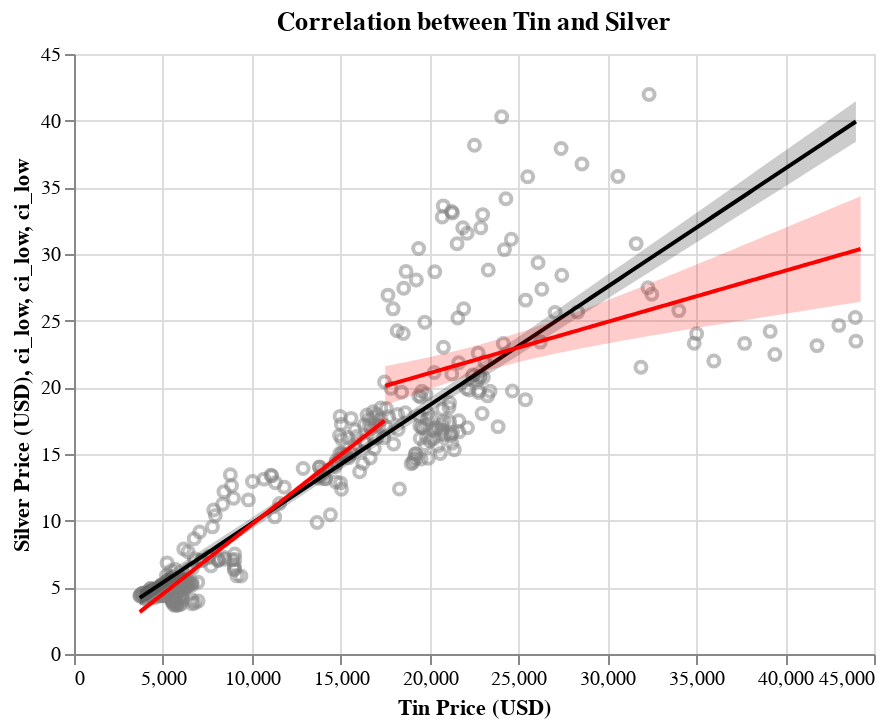

Write notebook code for a chart like this one.
### Markdown cell above
**Gold**

Silver has an interesting price relationship to gold. There are two lines plotted: a standard linear regression (black) and a split regression with bifurcated data when gold exceeds $1300. The split relationship brings out an interesting point in this relationship. There is a very narrow confidence interval up to a gold price of $1300. However, once the threshold is surpassed, the confidence interval widens significantly, and the slope levels off somewhat. This phenomenon is worth further investigation before modeling an accurate prediction from this relationship.

### Code cell
tin_comp_chart

### Figure 1 — Vega-Lite specification as saved in the notebook (floating-point values rounded to 4 significant figures; data arrays with more than 128 entries replaced by an {"elided": "..."} marker saying what was removed)
{"config": {"view": {"continuousWidth": 400, "continuousHeight": 300}}, "layer": [{"data": {"name": "data-2b93f7c314d99252cf6aa61acd5f3322"}, "mark": {"type": "point", "color": "grey", "opacity": 0.5}, "encoding": {"x": {"field": "Tin", "scale": {"zero": false}, "title": "Tin Price (USD)", "type": "quantitative"}, "y": {"field": "Silver", "scale": {"zero": false}, "title": "Silver Price (USD)", "type": "quantitative"}}, "title": "Correlation between Tin and Silver"}, {"layer": [{"mark": {"type": "errorband", "color": "black", "opacity": 0.2}, "encoding": {"x": {"field": "Tin", "type": "quantitative"}, "y": {"field": "ci_low", "type": "quantitative"}, "y2": {"field": "ci_high"}}}, {"mark": {"type": "line", "color": "black"}, "encoding": {"x": {"field": "Tin", "type": "quantitative"}, "y": {"field": "Silver", "type": "quantitative"}}}], "data": {"name": "data-481c4c32b344d85592cf289d80092d28"}}, {"layer": [{"mark": {"type": "errorband", "color": "red", "opacity": 0.2}, "encoding": {"x": {"field": "Tin", "type": "quantitative"}, "y": {"field": "ci_low", "type": "quantitative"}, "y2": {"field": "ci_high"}}}, {"mark": {"type": "line", "color": "red"}, "encoding": {"x": {"field": "Tin", "type": "quantitative"}, "y": {"field": "Silver", "type": "quantitative"}}}], "data": {"name": "data-c2784fc90025fd7168217397766f5551"}}, {"layer": [{"mark": {"type": "errorband", "color": "red", "opacity": 0.2}, "encoding": {"x": {"field": "Tin", "type": "quantitative"}, "y": {"field": "ci_low", "type": "quantitative"}, "y2": {"field": "ci_high"}}}, {"mark": {"type": "line", "color": "red"}, "encoding": {"x": {"field": "Tin", "type": "quantitative"}, "y": {"field": "Silver", "type": "quantitative"}}}], "data": {"name": "data-9c1c310ea7539ecc3479f4dda8dff435"}}], "$schema": "https://vega.github.io/schema/vega-lite/v4.17.0.json", "datasets": {"data-2b93f7c314d99252cf6aa61acd5f3322": {"elided": "396 records"}, "data-481c4c32b344d85592cf289d80092d28": [{"Tin": 3698.0, "Silver": 4.204, "ci_low": 3.6, "ci_high": 4.808}, {"Tin": 4101.0, "Silver": 4.561, "ci_low": 3.971, "ci_high": 5.152}, {"Tin": 4504.0, "Silver": 4.919, "ci_low": 4.342, "ci_high": 5.495}, {"Tin": 4907.0, "Silver": 5.276, "ci_low": 4.712, "ci_high": 5.839}, {"Tin": 5310.0, "Silver": 5.633, "ci_low": 5.083, "ci_high": 6.184}, {"Tin": 5713.0, "Silver": 5.991, "ci_low": 5.453, "ci_high": 6.528}, {"Tin": 6115.0, "Silver": 6.348, "ci_low": 5.822, "ci_high": 6.874}, {"Tin": 6518.0, "Silver": 6.705, "ci_low": 6.192, "ci_high": 7.219}, {"Tin": 6921.0, "Silver": 7.063, "ci_low": 6.56, "ci_high": 7.565}, {"Tin": 7324.0, "Silver": 7.42, "ci_low": 6.928, "ci_high": 7.912}, {"Tin": 7727.0, "Silver": 7.777, "ci_low": 7.296, "ci_high": 8.258}, {"Tin": 8130.0, "Silver": 8.135, "ci_low": 7.663, "ci_high": 8.606}, {"Tin": 8533.0, "Silver": 8.492, "ci_low": 8.03, "ci_high": 8.954}, {"Tin": 8935.0, "Silver": 8.849, "ci_low": 8.396, "ci_high": 9.303}, {"Tin": 9338.0, "Silver": 9.207, "ci_low": 8.761, "ci_high": 9.652}, {"Tin": 9741.0, "Silver": 9.564, "ci_low": 9.126, "ci_high": 10.0}, {"Tin": 10140.0, "Silver": 9.921, "ci_low": 9.49, "ci_high": 10.35}, {"Tin": 10550.0, "Silver": 10.28, "ci_low": 9.853, "ci_high": 10.7}, {"Tin": 10950.0, "Silver": 10.64, "ci_low": 10.22, "ci_high": 11.06}, {"Tin": 11350.0, "Silver": 10.99, "ci_low": 10.58, "ci_high": 11.41}, {"Tin": 11760.0, "Silver": 11.35, "ci_low": 10.94, "ci_high": 11.76}, {"Tin": 12160.0, "Silver": 11.71, "ci_low": 11.3, "ci_high": 12.12}, {"Tin": 12560.0, "Silver": 12.07, "ci_low": 11.66, "ci_high": 12.47}, {"Tin": 12960.0, "Silver": 12.42, "ci_low": 12.01, "ci_high": 12.83}, {"Tin": 13370.0, "Silver": 12.78, "ci_low": 12.37, "ci_high": 13.19}, {"Tin": 13770.0, "Silver": 13.14, "ci_low": 12.73, "ci_high": 13.55}, {"Tin": 14170.0, "Silver": 13.49, "ci_low": 13.08, "ci_high": 13.91}, {"Tin": 14580.0, "Silver": 13.85, "ci_low": 13.44, "ci_high": 14.27}, {"Tin": 14980.0, "Silver": 14.21, "ci_low": 13.79, "ci_high": 14.63}, {"Tin": 15380.0, "Silver": 14.57, "ci_low": 14.15, "ci_high": 14.99}, {"Tin": 15780.0, "Silver": 14.92, "ci_low": 14.5, "ci_high": 15.35}, {"Tin": 16190.0, "Silver": 15.28, "ci_low": 14.85, "ci_high": 15.71}, {"Tin": 16590.0, "Silver": 15.64, "ci_low": 15.2, "ci_high": 16.08}, {"Tin": 16990.0, "Silver": 16.0, "ci_low": 15.55, "ci_high": 16.44}, {"Tin": 17400.0, "Silver": 16.35, "ci_low": 15.9, "ci_high": 16.81}, {"Tin": 17800.0, "Silver": 16.71, "ci_low": 16.25, "ci_high": 17.18}, {"Tin": 18200.0, "Silver": 17.07, "ci_low": 16.59, "ci_high": 17.54}, {"Tin": 18600.0, "Silver": 17.43, "ci_low": 16.94, "ci_high": 17.91}, {"Tin": 19010.0, "Silver": 17.78, "ci_low": 17.29, "ci_high": 18.28}, {"Tin": 19410.0, "Silver": 18.14, "ci_low": 17.64, "ci_high": 18.65}, {"Tin": 19810.0, "Silver": 18.5, "ci_low": 17.98, "ci_high": 19.01}, {"Tin": 20220.0, "Silver": 18.85, "ci_low": 18.33, "ci_high": 19.38}, {"Tin": 20620.0, "Silver": 19.21, "ci_low": 18.67, "ci_high": 19.75}, {"Tin": 21020.0, "Silver": 19.57, "ci_low": 19.02, "ci_high": 20.12}, {"Tin": 21420.0, "Silver": 19.93, "ci_low": 19.36, "ci_high": 20.49}, {"Tin": 21830.0, "Silver": 20.28, "ci_low": 19.7, "ci_high": 20.86}, {"Tin": 22230.0, "Silver": 20.64, "ci_low": 20.05, "ci_high": 21.24}, {"Tin": 22630.0, "Silver": 21.0, "ci_low": 20.39, "ci_high": 21.61}, {"Tin": 23040.0, "Silver": 21.36, "ci_low": 20.73, "ci_high": 21.98}, {"Tin": 23440.0, "Silver": 21.71, "ci_low": 21.08, "ci_high": 22.35}, {"Tin": 23840.0, "Silver": 22.07, "ci_low": 21.42, "ci_high": 22.72}, {"Tin": 24240.0, "Silver": 22.43, "ci_low": 21.76, "ci_high": 23.09}, {"Tin": 24650.0, "Silver": 22.79, "ci_low": 22.1, "ci_high": 23.47}, {"Tin": 25050.0, "Silver": 23.14, "ci_low": 22.45, "ci_high": 23.84}, {"Tin": 25450.0, "Silver": 23.5, "ci_low": 22.79, "ci_high": 24.21}, {"Tin": 25860.0, "Silver": 23.86, "ci_low": 23.13, "ci_high": 24.59}, {"Tin": 26260.0, "Silver": 24.21, "ci_low": 23.47, "ci_high": 24.96}, {"Tin": 26660.0, "Silver": 24.57, "ci_low": 23.81, "ci_high": 25.33}, {"Tin": 27060.0, "Silver": 24.93, "ci_low": 24.15, "ci_high": 25.71}, {"Tin": 27470.0, "Silver": 25.29, "ci_low": 24.49, "ci_high": 26.08}, {"Tin": 27870.0, "Silver": 25.64, "ci_low": 24.84, "ci_high": 26.45}, {"Tin": 28270.0, "Silver": 26.0, "ci_low": 25.18, "ci_high": 26.83}, {"Tin": 28680.0, "Silver": 26.36, "ci_low": 25.52, "ci_high": 27.2}, {"Tin": 29080.0, "Silver": 26.72, "ci_low": 25.86, "ci_high": 27.58}, {"Tin": 29480.0, "Silver": 27.07, "ci_low": 26.2, "ci_high": 27.95}, {"Tin": 29880.0, "Silver": 27.43, "ci_low": 26.54, "ci_high": 28.32}, {"Tin": 30290.0, "Silver": 27.79, "ci_low": 26.88, "ci_high": 28.7}, {"Tin": 30690.0, "Silver": 28.15, "ci_low": 27.22, "ci_high": 29.07}, {"Tin": 31090.0, "Silver": 28.5, "ci_low": 27.56, "ci_high": 29.45}, {"Tin": 31500.0, "Silver": 28.86, "ci_low": 27.9, "ci_high": 29.82}, {"Tin": 31900.0, "Silver": 29.22, "ci_low": 28.24, "ci_high": 30.2}, {"Tin": 32300.0, "Silver": 29.58, "ci_low": 28.58, "ci_high": 30.57}, {"Tin": 32700.0, "Silver": 29.93, "ci_low": 28.92, "ci_high": 30.95}, {"Tin": 33110.0, "Silver": 30.29, "ci_low": 29.26, "ci_high": 31.32}, {"Tin": 33510.0, "Silver": 30.65, "ci_low": 29.6, "ci_high": 31.7}, {"Tin": 33910.0, "Silver": 31.0, "ci_low": 29.94, "ci_high": 32.07}, {"Tin": 34310.0, "Silver": 31.36, "ci_low": 30.28, "ci_high": 32.45}, {"Tin": 34720.0, "Silver": 31.72, "ci_low": 30.62, "ci_high": 32.82}, {"Tin": 35120.0, "Silver": 32.08, "ci_low": 30.96, "ci_high": 33.2}, {"Tin": 35520.0, "Silver": 32.43, "ci_low": 31.3, "ci_high": 33.57}, {"Tin": 35930.0, "Silver": 32.79, "ci_low": 31.64, "ci_high": 33.95}, {"Tin": 36330.0, "Silver": 33.15, "ci_low": 31.98, "ci_high": 34.32}, {"Tin": 36730.0, "Silver": 33.51, "ci_low": 32.32, "ci_high": 34.7}, {"Tin": 37130.0, "Silver": 33.86, "ci_low": 32.66, "ci_high": 35.07}, {"Tin": 37540.0, "Silver": 34.22, "ci_low": 32.99, "ci_high": 35.45}, {"Tin": 37940.0, "Silver": 34.58, "ci_low": 33.33, "ci_high": 35.82}, {"Tin": 38340.0, "Silver": 34.94, "ci_low": 33.67, "ci_high": 36.2}, {"Tin": 38750.0, "Silver": 35.29, "ci_low": 34.01, "ci_high": 36.57}, {"Tin": 39150.0, "Silver": 35.65, "ci_low": 34.35, "ci_high": 36.95}, {"Tin": 39550.0, "Silver": 36.01, "ci_low": 34.69, "ci_high": 37.32}, {"Tin": 39950.0, "Silver": 36.36, "ci_low": 35.03, "ci_high": 37.7}, {"Tin": 40360.0, "Silver": 36.72, "ci_low": 35.37, "ci_high": 38.07}, {"Tin": 40760.0, "Silver": 37.08, "ci_low": 35.71, "ci_high": 38.45}, {"Tin": 41160.0, "Silver": 37.44, "ci_low": 36.05, "ci_high": 38.83}, {"Tin": 41570.0, "Silver": 37.79, "ci_low": 36.39, "ci_high": 39.2}, {"Tin": 41970.0, "Silver": 38.15, "ci_low": 36.73, "ci_high": 39.58}, {"Tin": 42370.0, "Silver": 38.51, "ci_low": 37.06, "ci_high": 39.95}, {"Tin": 42770.0, "Silver": 38.87, "ci_low": 37.4, "ci_high": 40.33}, {"Tin": 43180.0, "Silver": 39.22, "ci_low": 37.74, "ci_high": 40.7}, {"Tin": 43580.0, "Silver": 39.58, "ci_low": 38.08, "ci_high": 41.08}, {"Tin": 43980.0, "Silver": 39.94, "ci_low": 38.42, "ci_high": 41.46}], "data-c2784fc90025fd7168217397766f5551": [{"Tin": 17510.0, "Silver": 20.11, "ci_low": 18.63, "ci_high": 21.59}, {"Tin": 17770.0, "Silver": 20.21, "ci_low": 18.76, "ci_high": 21.66}, {"Tin": 18040.0, "Silver": 20.31, "ci_low": 18.9, "ci_high": 21.73}, {"Tin": 18300.0, "Silver": 20.42, "ci_low": 19.03, "ci_high": 21.8}, {"Tin": 18570.0, "Silver": 20.52, "ci_low": 19.16, "ci_high": 21.87}, {"Tin": 18830.0, "Silver": 20.62, "ci_low": 19.3, "ci_high": 21.94}, {"Tin": 19100.0, "Silver": 20.72, "ci_low": 19.43, "ci_high": 22.01}, {"Tin": 19360.0, "Silver": 20.82, "ci_low": 19.56, "ci_high": 22.09}, {"Tin": 19630.0, "Silver": 20.92, "ci_low": 19.68, "ci_high": 22.16}, {"Tin": 19890.0, "Silver": 21.03, "ci_low": 19.81, "ci_high": 22.24}, {"Tin": 20160.0, "Silver": 21.13, "ci_low": 19.93, "ci_high": 22.32}, {"Tin": 20420.0, "Silver": 21.23, "ci_low": 20.06, "ci_high": 22.4}, {"Tin": 20690.0, "Silver": 21.33, "ci_low": 20.18, "ci_high": 22.48}, {"Tin": 20950.0, "Silver": 21.43, "ci_low": 20.3, "ci_high": 22.56}, {"Tin": 21220.0, "Silver": 21.53, "ci_low": 20.42, "ci_high": 22.65}, {"Tin": 21480.0, "Silver": 21.64, "ci_low": 20.53, "ci_high": 22.74}, {"Tin": 21750.0, "Silver": 21.74, "ci_low": 20.65, "ci_high": 22.82}, {"Tin": 22010.0, "Silver": 21.84, "ci_low": 20.76, "ci_high": 22.91}, {"Tin": 22270.0, "Silver": 21.94, "ci_low": 20.87, "ci_high": 23.01}, {"Tin": 22540.0, "Silver": 22.04, "ci_low": 20.98, "ci_high": 23.1}, {"Tin": 22800.0, "Silver": 22.14, "ci_low": 21.09, "ci_high": 23.2}, {"Tin": 23070.0, "Silver": 22.24, "ci_low": 21.19, "ci_high": 23.3}, {"Tin": 23330.0, "Silver": 22.35, "ci_low": 21.29, "ci_high": 23.4}, {"Tin": 23600.0, "Silver": 22.45, "ci_low": 21.39, "ci_high": 23.5}, {"Tin": 23860.0, "Silver": 22.55, "ci_low": 21.49, "ci_high": 23.61}, {"Tin": 24130.0, "Silver": 22.65, "ci_low": 21.59, "ci_high": 23.72}, {"Tin": 24390.0, "Silver": 22.75, "ci_low": 21.68, "ci_high": 23.83}, {"Tin": 24660.0, "Silver": 22.85, "ci_low": 21.77, "ci_high": 23.94}, {"Tin": 24920.0, "Silver": 22.96, "ci_low": 21.86, "ci_high": 24.05}, {"Tin": 25190.0, "Silver": 23.06, "ci_low": 21.95, "ci_high": 24.17}, {"Tin": 25450.0, "Silver": 23.16, "ci_low": 22.03, "ci_high": 24.29}, {"Tin": 25720.0, "Silver": 23.26, "ci_low": 22.12, "ci_high": 24.41}, {"Tin": 25980.0, "Silver": 23.36, "ci_low": 22.2, "ci_high": 24.53}, {"Tin": 26250.0, "Silver": 23.46, "ci_low": 22.28, "ci_high": 24.65}, {"Tin": 26510.0, "Silver": 23.57, "ci_low": 22.36, "ci_high": 24.77}, {"Tin": 26780.0, "Silver": 23.67, "ci_low": 22.43, "ci_high": 24.9}, {"Tin": 27040.0, "Silver": 23.77, "ci_low": 22.51, "ci_high": 25.03}, {"Tin": 27300.0, "Silver": 23.87, "ci_low": 22.59, "ci_high": 25.16}, {"Tin": 27570.0, "Silver": 23.97, "ci_low": 22.66, "ci_high": 25.29}, {"Tin": 27830.0, "Silver": 24.07, "ci_low": 22.73, "ci_high": 25.42}, {"Tin": 28100.0, "Silver": 24.18, "ci_low": 22.8, "ci_high": 25.55}, {"Tin": 28360.0, "Silver": 24.28, "ci_low": 22.87, "ci_high": 25.68}, {"Tin": 28630.0, "Silver": 24.38, "ci_low": 22.94, "ci_high": 25.82}, {"Tin": 28890.0, "Silver": 24.48, "ci_low": 23.01, "ci_high": 25.95}, {"Tin": 29160.0, "Silver": 24.58, "ci_low": 23.08, "ci_high": 26.09}, {"Tin": 29420.0, "Silver": 24.68, "ci_low": 23.14, "ci_high": 26.22}, {"Tin": 29690.0, "Silver": 24.79, "ci_low": 23.21, "ci_high": 26.36}, {"Tin": 29950.0, "Silver": 24.89, "ci_low": 23.28, "ci_high": 26.5}, {"Tin": 30220.0, "Silver": 24.99, "ci_low": 23.34, "ci_high": 26.64}, {"Tin": 30480.0, "Silver": 25.09, "ci_low": 23.41, "ci_high": 26.77}, {"Tin": 30750.0, "Silver": 25.19, "ci_low": 23.47, "ci_high": 26.91}, {"Tin": 31010.0, "Silver": 25.29, "ci_low": 23.53, "ci_high": 27.05}, {"Tin": 31280.0, "Silver": 25.39, "ci_low": 23.6, "ci_high": 27.19}, {"Tin": 31540.0, "Silver": 25.5, "ci_low": 23.66, "ci_high": 27.33}, {"Tin": 31810.0, "Silver": 25.6, "ci_low": 23.72, "ci_high": 27.48}, {"Tin": 32070.0, "Silver": 25.7, "ci_low": 23.78, "ci_high": 27.62}, {"Tin": 32330.0, "Silver": 25.8, "ci_low": 23.84, "ci_high": 27.76}, {"Tin": 32600.0, "Silver": 25.9, "ci_low": 23.9, "ci_high": 27.9}, {"Tin": 32860.0, "Silver": 26.0, "ci_low": 23.96, "ci_high": 28.04}, {"Tin": 33130.0, "Silver": 26.11, "ci_low": 24.02, "ci_high": 28.19}, {"Tin": 33390.0, "Silver": 26.21, "ci_low": 24.08, "ci_high": 28.33}, {"Tin": 33660.0, "Silver": 26.31, "ci_low": 24.14, "ci_high": 28.47}, {"Tin": 33920.0, "Silver": 26.41, "ci_low": 24.2, "ci_high": 28.62}, {"Tin": 34190.0, "Silver": 26.51, "ci_low": 24.26, "ci_high": 28.76}, {"Tin": 34450.0, "Silver": 26.61, "ci_low": 24.32, "ci_high": 28.91}, {"Tin": 34720.0, "Silver": 26.72, "ci_low": 24.38, "ci_high": 29.05}, {"Tin": 34980.0, "Silver": 26.82, "ci_low": 24.44, "ci_high": 29.2}, {"Tin": 35250.0, "Silver": 26.92, "ci_low": 24.5, "ci_high": 29.34}, {"Tin": 35510.0, "Silver": 27.02, "ci_low": 24.56, "ci_high": 29.49}, {"Tin": 35780.0, "Silver": 27.12, "ci_low": 24.61, "ci_high": 29.63}, {"Tin": 36040.0, "Silver": 27.22, "ci_low": 24.67, "ci_high": 29.78}, {"Tin": 36310.0, "Silver": 27.33, "ci_low": 24.73, "ci_high": 29.92}, {"Tin": 36570.0, "Silver": 27.43, "ci_low": 24.79, "ci_high": 30.07}, {"Tin": 36840.0, "Silver": 27.53, "ci_low": 24.84, "ci_high": 30.21}, {"Tin": 37100.0, "Silver": 27.63, "ci_low": 24.9, "ci_high": 30.36}, {"Tin": 37360.0, "Silver": 27.73, "ci_low": 24.96, "ci_high": 30.51}, {"Tin": 37630.0, "Silver": 27.83, "ci_low": 25.02, "ci_high": 30.65}, {"Tin": 37890.0, "Silver": 27.94, "ci_low": 25.07, "ci_high": 30.8}, {"Tin": 38160.0, "Silver": 28.04, "ci_low": 25.13, "ci_high": 30.94}, {"Tin": 38420.0, "Silver": 28.14, "ci_low": 25.19, "ci_high": 31.09}, {"Tin": 38690.0, "Silver": 28.24, "ci_low": 25.24, "ci_high": 31.24}, {"Tin": 38950.0, "Silver": 28.34, "ci_low": 25.3, "ci_high": 31.38}, {"Tin": 39220.0, "Silver": 28.44, "ci_low": 25.36, "ci_high": 31.53}, {"Tin": 39480.0, "Silver": 28.54, "ci_low": 25.41, "ci_high": 31.68}, {"Tin": 39750.0, "Silver": 28.65, "ci_low": 25.47, "ci_high": 31.82}, {"Tin": 40010.0, "Silver": 28.75, "ci_low": 25.52, "ci_high": 31.97}, {"Tin": 40280.0, "Silver": 28.85, "ci_low": 25.58, "ci_high": 32.12}, {"Tin": 40540.0, "Silver": 28.95, "ci_low": 25.64, "ci_high": 32.27}, {"Tin": 40810.0, "Silver": 29.05, "ci_low": 25.69, "ci_high": 32.41}, {"Tin": 41070.0, "Silver": 29.15, "ci_low": 25.75, "ci_high": 32.56}, {"Tin": 41340.0, "Silver": 29.26, "ci_low": 25.8, "ci_high": 32.71}, {"Tin": 41600.0, "Silver": 29.36, "ci_low": 25.86, "ci_high": 32.86}, {"Tin": 41870.0, "Silver": 29.46, "ci_low": 25.92, "ci_high": 33.0}, {"Tin": 42130.0, "Silver": 29.56, "ci_low": 25.97, "ci_high": 33.15}, {"Tin": 42390.0, "Silver": 29.66, "ci_low": 26.03, "ci_high": 33.3}, {"Tin": 42660.0, "Silver": 29.76, "ci_low": 26.08, "ci_high": 33.45}, {"Tin": 42920.0, "Silver": 29.87, "ci_low": 26.14, "ci_high": 33.59}, {"Tin": 43190.0, "Silver": 29.97, "ci_low": 26.19, "ci_high": 33.74}, {"Tin": 43450.0, "Silver": 30.07, "ci_low": 26.25, "ci_high": 33.89}, {"Tin": 43720.0, "Silver": 30.17, "ci_low": 26.3, "ci_high": 34.04}, {"Tin": 43980.0, "Silver": 30.27, "ci_low": 26.36, "ci_high": 34.19}, {"Tin": 44250.0, "Silver": 30.37, "ci_low": 26.41, "ci_high": 34.33}], "data-9c1c310ea7539ecc3479f4dda8dff435": [{"Tin": 3698.0, "Silver": 3.148, "ci_low": 2.921, "ci_high": 3.375}, {"Tin": 3836.0, "Silver": 3.292, "ci_low": 3.068, "ci_high": 3.515}, {"Tin": 3974.0, "Silver": 3.435, "ci_low": 3.216, "ci_high": 3.654}, {"Tin": 4112.0, "Silver": 3.579, "ci_low": 3.363, "ci_high": 3.794}, {"Tin": 4249.0, "Silver": 3.722, "ci_low": 3.51, "ci_high": 3.934}, {"Tin": 4387.0, "Silver": 3.866, "ci_low": 3.657, "ci_high": 4.074}, {"Tin": 4525.0, "Silver": 4.009, "ci_low": 3.804, "ci_high": 4.214}, {"Tin": 4662.0, "Silver": 4.153, "ci_low": 3.951, "ci_high": 4.354}, {"Tin": 4800.0, "Silver": 4.296, "ci_low": 4.098, "ci_high": 4.495}, {"Tin": 4938.0, "Silver": 4.44, "ci_low": 4.244, "ci_high": 4.635}, {"Tin": 5076.0, "Silver": 4.583, "ci_low": 4.391, "ci_high": 4.775}, {"Tin": 5213.0, "Silver": 4.727, "ci_low": 4.538, "ci_high": 4.916}, {"Tin": 5351.0, "Silver": 4.87, "ci_low": 4.684, "ci_high": 5.056}, {"Tin": 5489.0, "Silver": 5.014, "ci_low": 4.83, "ci_high": 5.197}, {"Tin": 5626.0, "Silver": 5.157, "ci_low": 4.977, "ci_high": 5.338}, {"Tin": 5764.0, "Silver": 5.301, "ci_low": 5.123, "ci_high": 5.479}, {"Tin": 5902.0, "Silver": 5.444, "ci_low": 5.269, "ci_high": 5.62}, {"Tin": 6040.0, "Silver": 5.588, "ci_low": 5.414, "ci_high": 5.761}, {"Tin": 6177.0, "Silver": 5.731, "ci_low": 5.56, "ci_high": 5.902}, {"Tin": 6315.0, "Silver": 5.875, "ci_low": 5.706, "ci_high": 6.044}, {"Tin": 6453.0, "Silver": 6.018, "ci_low": 5.851, "ci_high": 6.185}, {"Tin": 6590.0, "Silver": 6.162, "ci_low": 5.997, "ci_high": 6.327}, {"Tin": 6728.0, "Silver": 6.305, "ci_low": 6.142, "ci_high": 6.469}, {"Tin": 6866.0, "Silver": 6.449, "ci_low": 6.287, "ci_high": 6.611}, {"Tin": 7004.0, "Silver": 6.592, "ci_low": 6.432, "ci_high": 6.753}, {"Tin": 7141.0, "Silver": 6.736, "ci_low": 6.576, "ci_high": 6.896}, {"Tin": 7279.0, "Silver": 6.879, "ci_low": 6.721, "ci_high": 7.038}, {"Tin": 7417.0, "Silver": 7.023, "ci_low": 6.865, "ci_high": 7.181}, {"Tin": 7554.0, "Silver": 7.166, "ci_low": 7.009, "ci_high": 7.324}, {"Tin": 7692.0, "Silver": 7.31, "ci_low": 7.153, "ci_high": 7.467}, {"Tin": 7830.0, "Silver": 7.454, "ci_low": 7.297, "ci_high": 7.61}, {"Tin": 7968.0, "Silver": 7.597, "ci_low": 7.441, "ci_high": 7.753}, {"Tin": 8105.0, "Silver": 7.741, "ci_low": 7.584, "ci_high": 7.897}, {"Tin": 8243.0, "Silver": 7.884, "ci_low": 7.727, "ci_high": 8.041}, {"Tin": 8381.0, "Silver": 8.028, "ci_low": 7.871, "ci_high": 8.185}, {"Tin": 8518.0, "Silver": 8.171, "ci_low": 8.014, "ci_high": 8.329}, {"Tin": 8656.0, "Silver": 8.315, "ci_low": 8.156, "ci_high": 8.473}, {"Tin": 8794.0, "Silver": 8.458, "ci_low": 8.299, "ci_high": 8.617}, {"Tin": 8932.0, "Silver": 8.602, "ci_low": 8.441, "ci_high": 8.762}, {"Tin": 9069.0, "Silver": 8.745, "ci_low": 8.584, "ci_high": 8.907}, {"Tin": 9207.0, "Silver": 8.889, "ci_low": 8.726, "ci_high": 9.052}, {"Tin": 9345.0, "Silver": 9.032, "ci_low": 8.868, "ci_high": 9.197}, {"Tin": 9482.0, "Silver": 9.176, "ci_low": 9.009, "ci_high": 9.342}, {"Tin": 9620.0, "Silver": 9.319, "ci_low": 9.151, "ci_high": 9.487}, {"Tin": 9758.0, "Silver": 9.463, "ci_low": 9.293, "ci_high": 9.633}, {"Tin": 9896.0, "Silver": 9.606, "ci_low": 9.434, "ci_high": 9.779}, {"Tin": 10030.0, "Silver": 9.75, "ci_low": 9.575, "ci_high": 9.924}, {"Tin": 10170.0, "Silver": 9.893, "ci_low": 9.716, "ci_high": 10.07}, {"Tin": 10310.0, "Silver": 10.04, "ci_low": 9.857, "ci_high": 10.22}, {"Tin": 10450.0, "Silver": 10.18, "ci_low": 9.998, "ci_high": 10.36}, {"Tin": 10580.0, "Silver": 10.32, "ci_low": 10.14, "ci_high": 10.51}, {"Tin": 10720.0, "Silver": 10.47, "ci_low": 10.28, "ci_high": 10.66}, {"Tin": 10860.0, "Silver": 10.61, "ci_low": 10.42, "ci_high": 10.8}, {"Tin": 11000.0, "Silver": 10.75, "ci_low": 10.56, "ci_high": 10.95}, {"Tin": 11140.0, "Silver": 10.9, "ci_low": 10.7, "ci_high": 11.1}, {"Tin": 11270.0, "Silver": 11.04, "ci_low": 10.84, "ci_high": 11.24}, {"Tin": 11410.0, "Silver": 11.18, "ci_low": 10.98, "ci_high": 11.39}, {"Tin": 11550.0, "Silver": 11.33, "ci_low": 11.12, "ci_high": 11.54}, {"Tin": 11690.0, "Silver": 11.47, "ci_low": 11.26, "ci_high": 11.68}, {"Tin": 11820.0, "Silver": 11.62, "ci_low": 11.4, "ci_high": 11.83}, {"Tin": 11960.0, "Silver": 11.76, "ci_low": 11.54, "ci_high": 11.98}, {"Tin": 12100.0, "Silver": 11.9, "ci_low": 11.68, "ci_high": 12.12}, {"Tin": 12240.0, "Silver": 12.05, "ci_low": 11.82, "ci_high": 12.27}, {"Tin": 12370.0, "Silver": 12.19, "ci_low": 11.96, "ci_high": 12.42}, {"Tin": 12510.0, "Silver": 12.33, "ci_low": 12.1, "ci_high": 12.57}, {"Tin": 12650.0, "Silver": 12.48, "ci_low": 12.24, "ci_high": 12.71}, {"Tin": 12790.0, "Silver": 12.62, "ci_low": 12.38, "ci_high": 12.86}, {"Tin": 12930.0, "Silver": 12.76, "ci_low": 12.52, "ci_high": 13.01}, {"Tin": 13060.0, "Silver": 12.91, "ci_low": 12.66, "ci_high": 13.16}, {"Tin": 13200.0, "Silver": 13.05, "ci_low": 12.8, "ci_high": 13.3}, {"Tin": 13340.0, "Silver": 13.19, "ci_low": 12.94, "ci_high": 13.45}, {"Tin": 13480.0, "Silver": 13.34, "ci_low": 13.08, "ci_high": 13.6}, {"Tin": 13610.0, "Silver": 13.48, "ci_low": 13.22, "ci_high": 13.75}, {"Tin": 13750.0, "Silver": 13.62, "ci_low": 13.35, "ci_high": 13.89}, {"Tin": 13890.0, "Silver": 13.77, "ci_low": 13.49, "ci_high": 14.04}, {"Tin": 14030.0, "Silver": 13.91, "ci_low": 13.63, "ci_high": 14.19}, {"Tin": 14160.0, "Silver": 14.06, "ci_low": 13.77, "ci_high": 14.34}, {"Tin": 14300.0, "Silver": 14.2, "ci_low": 13.91, "ci_high": 14.49}, {"Tin": 14440.0, "Silver": 14.34, "ci_low": 14.05, "ci_high": 14.63}, {"Tin": 14580.0, "Silver": 14.49, "ci_low": 14.19, "ci_high": 14.78}, {"Tin": 14720.0, "Silver": 14.63, "ci_low": 14.33, "ci_high": 14.93}, {"Tin": 14850.0, "Silver": 14.77, "ci_low": 14.47, "ci_high": 15.08}, {"Tin": 14990.0, "Silver": 14.92, "ci_low": 14.61, "ci_high": 15.23}, {"Tin": 15130.0, "Silver": 15.06, "ci_low": 14.75, "ci_high": 15.37}, {"Tin": 15270.0, "Silver": 15.2, "ci_low": 14.88, "ci_high": 15.52}, {"Tin": 15400.0, "Silver": 15.35, "ci_low": 15.02, "ci_high": 15.67}, {"Tin": 15540.0, "Silver": 15.49, "ci_low": 15.16, "ci_high": 15.82}, {"Tin": 15680.0, "Silver": 15.63, "ci_low": 15.3, "ci_high": 15.97}, {"Tin": 15820.0, "Silver": 15.78, "ci_low": 15.44, "ci_high": 16.11}, {"Tin": 15960.0, "Silver": 15.92, "ci_low": 15.58, "ci_high": 16.26}, {"Tin": 16090.0, "Silver": 16.06, "ci_low": 15.72, "ci_high": 16.41}, {"Tin": 16230.0, "Silver": 16.21, "ci_low": 15.86, "ci_high": 16.56}, {"Tin": 16370.0, "Silver": 16.35, "ci_low": 16.0, "ci_high": 16.71}, {"Tin": 16510.0, "Silver": 16.5, "ci_low": 16.13, "ci_high": 16.86}, {"Tin": 16640.0, "Silver": 16.64, "ci_low": 16.27, "ci_high": 17.0}, {"Tin": 16780.0, "Silver": 16.78, "ci_low": 16.41, "ci_high": 17.15}, {"Tin": 16920.0, "Silver": 16.93, "ci_low": 16.55, "ci_high": 17.3}, {"Tin": 17060.0, "Silver": 17.07, "ci_low": 16.69, "ci_high": 17.45}, {"Tin": 17190.0, "Silver": 17.21, "ci_low": 16.83, "ci_high": 17.6}, {"Tin": 17330.0, "Silver": 17.36, "ci_low": 16.97, "ci_high": 17.75}, {"Tin": 17470.0, "Silver": 17.5, "ci_low": 17.11, "ci_high": 17.89}]}}
